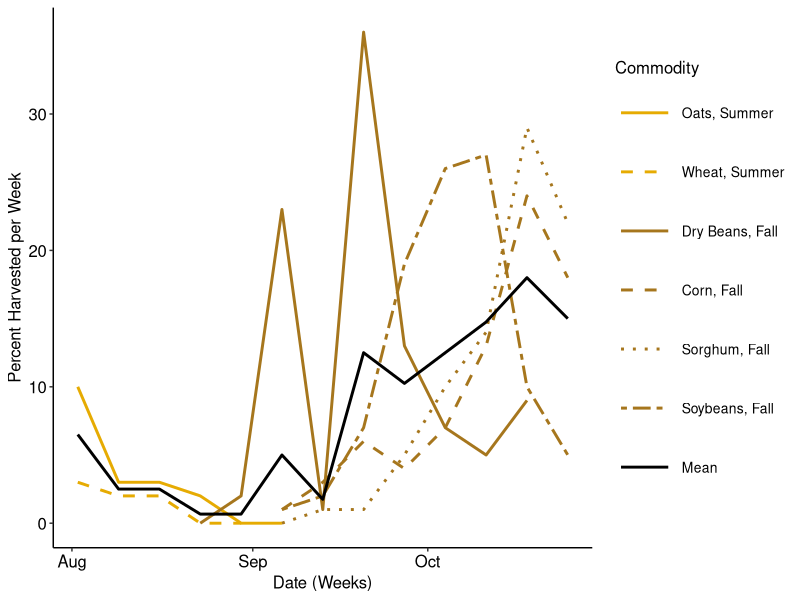
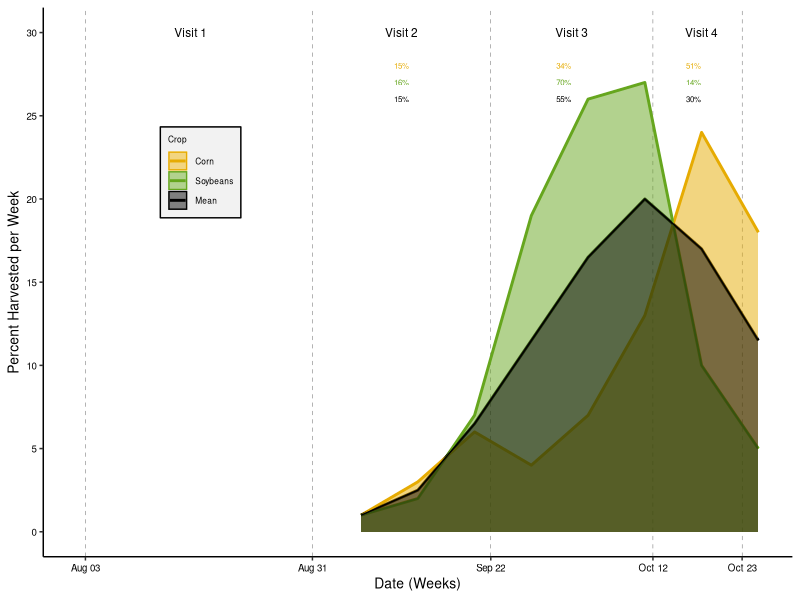
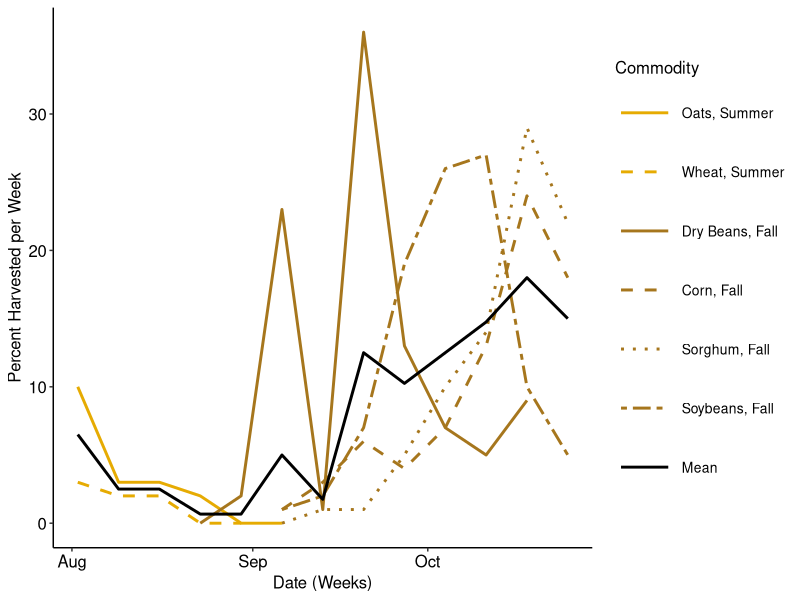
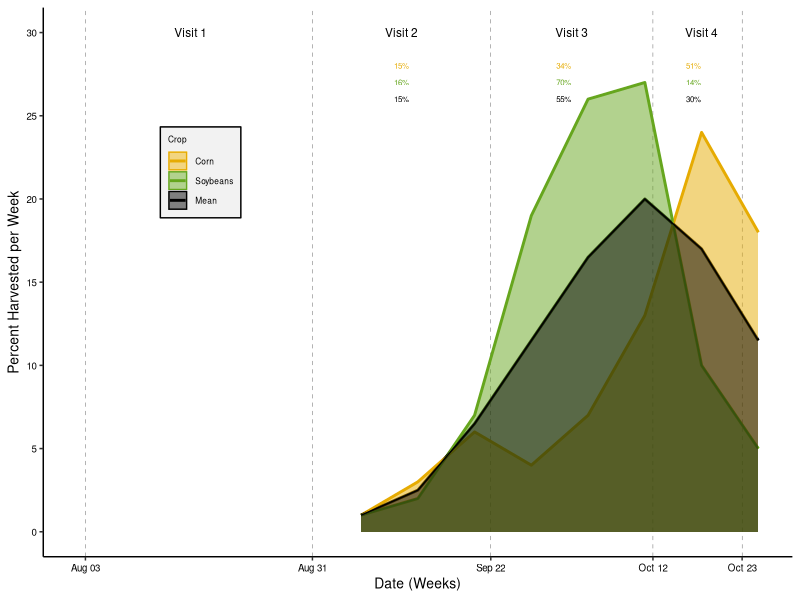

The R script that drew these images, in order:
## ---- chunk 1
library(tidyverse) # for wrangling
library(lubridate) # for handling dates
## ---- chunk 2
# imports the data frame and adds Crop - a column with either Summer or Fall depending on the time of year the harvest occurs; we narrowed the results to only include the dates of the study
harvest <- read.csv("data/USDA_harvest_data.csv", header = TRUE) %>% 
  mutate(Week.Ending = mdy(Week.Ending),
         Crop = ifelse(Commodity == "WHEAT" | Commodity == "OATS", "Summer", "Fall")) %>% 
  filter(Week.Ending > "2020-08-01",
         Week.Ending < "2020-10-26") %>% 
  dplyr::select(Week.Ending, Commodity, Value, Weekly.Value, Crop) %>% 
  mutate(Commodity = fct_relevel(factor(Commodity), "OATS", "WHEAT", "BEANS", "CORN", "SORGHUM", "SOYBEANS"))

# In this data frame, we calculate the average weekly harvest rate across the commodities
avg <- harvest %>% 
  group_by(Week.Ending) %>% 
  summarize(Weekly.Value = mean(Weekly.Value),
            Value = mean(Value)) %>% 
  mutate(Commodity = "MEAN", Crop = "Mean") 

# We combine the two data sets with mean as a commodity
combined <- rbind(harvest, avg)
levels(combined$Commodity)

#saveRDS(combined, "data/harvest.rds")

# let's look at major crops grown in Lancaster County, Nebraska
harvest_Lan <- harvest %>% 
  ungroup() %>% 
  filter(Commodity == "SOYBEANS" | Commodity == "CORN")

avg_Lan <- harvest_Lan %>% 
  group_by(Week.Ending) %>% 
  summarize(Weekly.Value = mean(Weekly.Value),
            Value = mean(Value)) %>% 
  mutate(Commodity = "MEAN", Crop = "Mean") 

combined_Lan <- rbind(harvest_Lan, avg_Lan)
levels(combined_Lan$Commodity)

#saveRDS(combined_Lan, "data/harvest_Lan.rds")
## ---- chunk 3
p <- ggplot() +
  geom_line(aes(x = Week.Ending, y = Weekly.Value, group = Commodity, color = Commodity, linetype = Commodity), data = combined, linewidth = 1, alpha = 1) +
  scale_color_manual(values = c("#E6AB02", "#E6AB02", "#A6761D", "#A6761D", "#A6761D", "#A6761D", "black"), 
                     labels = c("Oats, Summer", "Wheat, Summer", "Dry Beans, Fall", "Corn, Fall","Sorghum, Fall", "Soybeans, Fall", "Mean")) +
  scale_linetype_manual(values = c("solid", "dashed", "solid", "dashed", "dotted", "twodash", "solid"), 
                        labels = c("Oats, Summer", "Wheat, Summer", "Dry Beans, Fall", "Corn, Fall", "Sorghum, Fall", "Soybeans, Fall", "Mean")) +
  xlab("Date (Weeks)") +
  ylab("Percent Harvested per Week") +
  theme_classic() +
  theme(legend.key.size = unit(1.5, "cm"),
        text = element_text(size = 12, color = "black", family = "sans"),
        axis.title = element_text(size = 12, color = "black", family = "sans"),
        axis.text = element_text(size = 12, color = "black", family = "sans"),
        legend.text = element_text(size = 10, color = "black", family = "sans"))
jpeg("figures/harvest.jpeg", 4, height = 4, units = "in", quality = 100, res = 300)
print(p)
dev.off()

p
## ---- chunk 4
p2 <- ggplot() +
  geom_line(aes(x = Week.Ending, y = Weekly.Value, group = Commodity, color = Commodity), data = combined_Lan, linewidth = 1, alpha = 1) +
  geom_area(aes(x = Week.Ending, y = Weekly.Value, group = Commodity, color = Commodity, fill = Commodity), data = combined_Lan, alpha = 0.5, position = 'identity') +
  scale_color_manual("Crop", values = c("#e6ab02", "#66a61e", "black"), 
                     labels = c("Corn", "Soybeans", "Mean")) +
  scale_fill_manual("Crop", values = c("#e6ab02", "#66a61e", "black"), 
                     labels = c("Corn", "Soybeans", "Mean")) +
  scale_x_date(date_labels = "%b %d", limits = as.Date(c("2020-08-02", "2020-10-25")), breaks = as.Date(c("2020-08-03", "2020-08-31", "2020-09-22", "2020-10-12", "2020-10-23"))) +
  scale_y_continuous(limits = c(0, 30), breaks = c(0, 5, 10, 15, 20, 25, 30)) +
  xlab("Date (Weeks)") +
  ylab("Percent Harvested per Week") +
  theme_classic() +
  theme(legend.key.size = unit(0.5, "cm"),
        text = element_text(size = 10), 
        axis.title = element_text(size = 10, color = "black", family = "sans"),
        axis.text = element_text(size = 7, color = "black", family = "sans"),
        legend.text = element_text(size = 6, color = "black", family = "sans"),
        legend.title = element_text(size = 6, color = "black", family = "sans"),
        legend.position = c(0.21, 0.7),
        legend.background = element_rect(fill="grey95",
                                  linewidth=0.5, linetype="solid", 
                                  colour ="black"),
        panel.grid.major.x = element_line(colour = "black", linetype = "dashed", size = 0.1)) +
  annotate(geom = "text", x = as.Date("2020-08-16"), y = 30, label = "Visit 1", color = "black", size = 3) +
  annotate(geom = "text", x = as.Date("2020-09-11"), y = 30, label = "Visit 2", color = "black", size = 3) +
  annotate(geom = "text", x = as.Date("2020-10-02"), y = 30, label = "Visit 3", color = "black", size = 3) +
  annotate(geom = "text", x = as.Date("2020-10-18"), y = 30, label = "Visit 4", color = "black", size = 3) +
  annotate(geom = "text", x = as.Date("2020-09-11"), y = 28, label = "15%", color = "#e6ab02", size = 2) +
  annotate(geom = "text", x = as.Date("2020-10-01"), y = 28, label = "34%", color = "#e6ab02", size = 2) +
  annotate(geom = "text", x = as.Date("2020-10-17"), y = 28, label = "51%", color = "#e6ab02", size = 2) +
  annotate(geom = "text", x = as.Date("2020-09-11"), y = 27, label = "16%", color = "#66a61e", size = 2) +
  annotate(geom = "text", x = as.Date("2020-10-01"), y = 27, label = "70%", color = "#66a61e", size = 2) +
  annotate(geom = "text", x = as.Date("2020-10-17"), y = 27, label = "14%", color = "#66a61e", size = 2) +
  annotate(geom = "text", x = as.Date("2020-09-11"), y = 26, label = "15%", color = "black", size = 2) +
  annotate(geom = "text", x = as.Date("2020-10-01"), y = 26, label = "55%", color = "black", size = 2) +
  annotate(geom = "text", x = as.Date("2020-10-17"), y = 26, label = "30%", color = "black", size = 2)

jpeg("figures/harvest_Lan.jpeg", width = 3.25, height = 3, units = "in", quality = 100, res = 300)
print(p2)
dev.off()

p2
